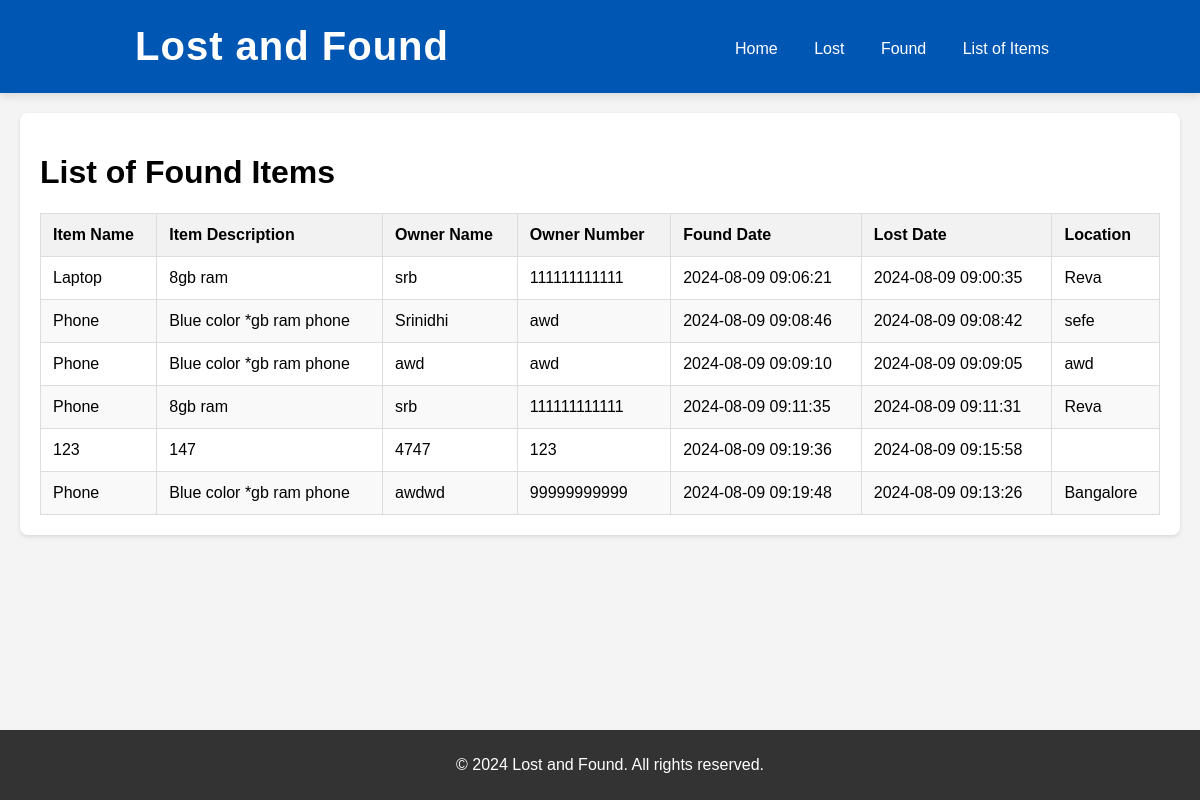
Before: /found_items with the older database file.
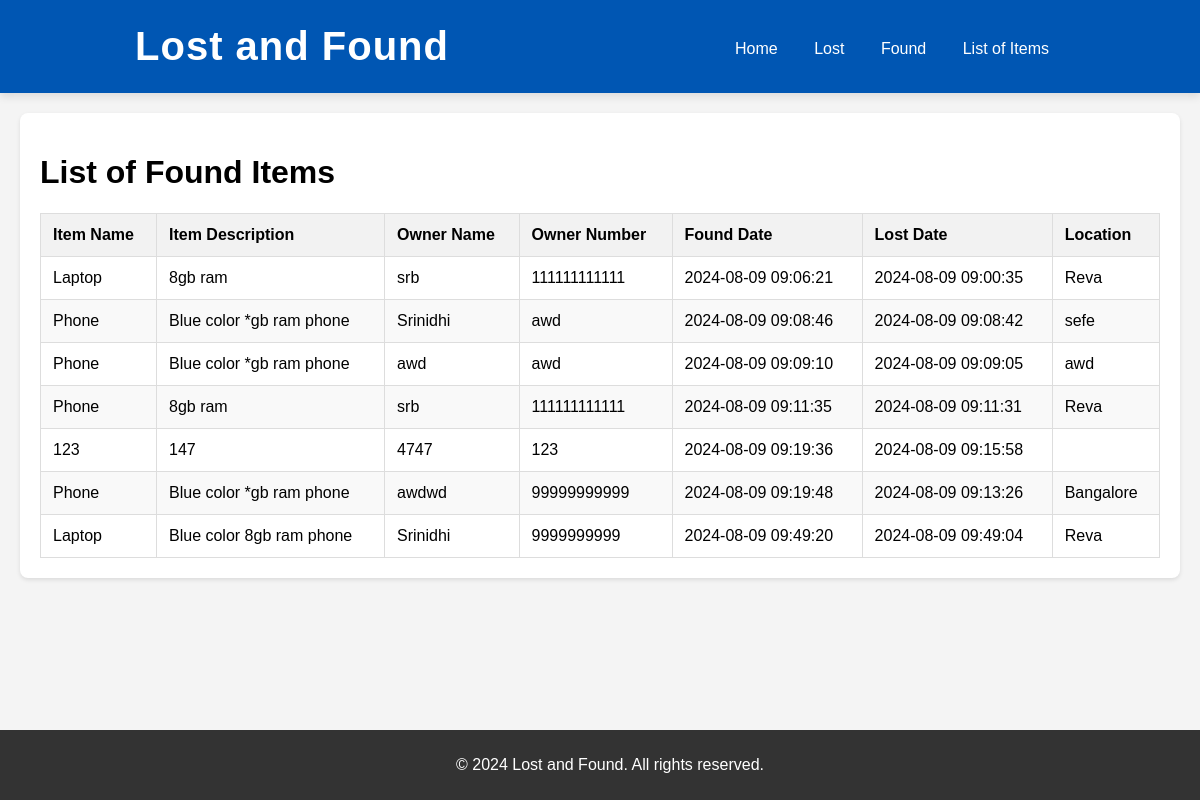
After: the same page with the newer database file.
### app.py (models this page shows, shortened)
class FoundItem(db.Model):
    id = db.Column(db.Integer, primary_key=True)
    item_name = db.Column(db.String(50), nullable=False)
    item_desc = db.Column(db.String(100), nullable=False)
    owner_name = db.Column(db.String(50), nullable=False)
    owner_number = db.Column(db.String(15), nullable=False)
    found_date = db.Column(db.DateTime, default=lambda: datetime.now(timezone.utc))
    lost_date = db.Column(db.DateTime)
    location = db.Column(db.String(50), nullable=False)

### app.py (the view)
@app.route("/found_items")
def found_items():
    found_items = FoundItem.query.all()
    return render_template("found_items.html", found_items=found_items)

### templates/found_items.html (shortened to what this page needs)
<!DOCTYPE html>
<html lang="en">
<head>
</head>
<body>
    <header>
        <h1>Lost and Found</h1>
        <nav>
            <a href="/">Home</a>
            <a href="/add">Lost</a>
            <a href="/search">Found</a>
            <a href="/list">List of Items</a>
        </nav>
    </header>
    <main>
        <h1>List of Found Items</h1>
        <table>
            <thead>
                <tr>
                    <th>Item Name</th>
                    <th>Item Description</th>
                    <th>Owner Name</th>
                    <th>Owner Number</th>
                    <th>Found Date</th>
                    <th>Lost Date</th>
                    <th>Location</th>
                </tr>
            </thead>
            <tbody>
                {% for item in found_items %}
                <tr>
                    <td>{{ item.item_name }}</td>
                    <td>{{ item.item_desc }}</td>
                    <td>{{ item.owner_name }}</td>
                    <td>{{ item.owner_number }}</td>
                    <td>{{ item.found_date.strftime('%Y-%m-%d %H:%M:%S') }}</td>
                    <td>{{ item.lost_date.strftime('%Y-%m-%d %H:%M:%S') }}</td>
                    <td>{{ item.location }}</td>
                </tr>
                {% endfor %}
            </tbody>
        </table>
    </main>
    <footer>
        <p>&copy; 2024 Lost and Found. All rights reserved.</p>
    </footer>
</body>
</html>

Changed rows visible on the page:
added FoundItem: item_name "Laptop", item_desc "Blue color 8gb ram phone", owner_name "Srinidhi", owner_number "9999999999", found_date "2024-08-09 09:49:20", lost_date "2024-08-09 09:49:04", location "Reva"
